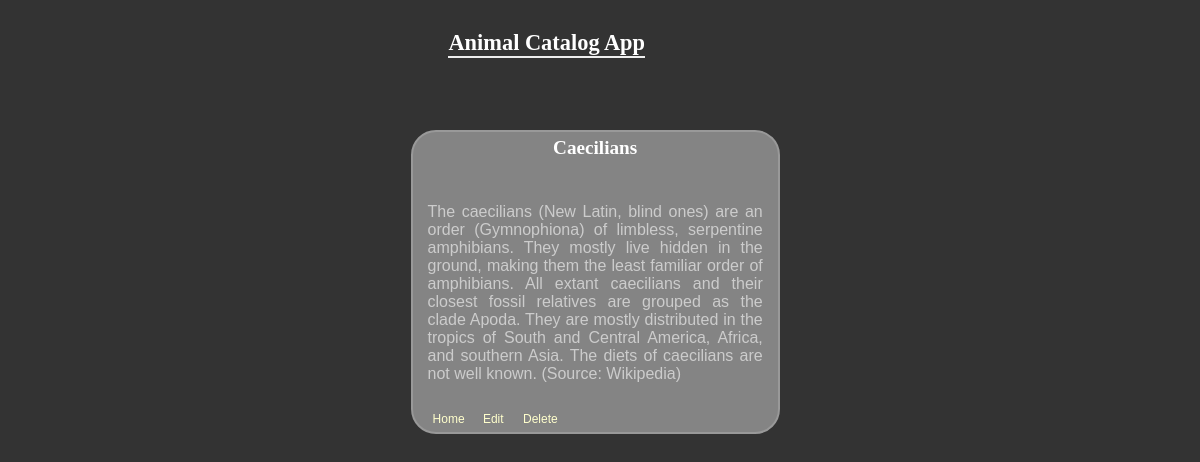
The page /catalog/Amphibians/3/show on the database its author committed.
### database_setup.py (models this page shows)
class Items(Base):
    __tablename__ = 'items'
    name = Column(String(80), nullable=False)
    id = Column(Integer, primary_key=True)
    description = Column(String(250))
    category_id = Column(Integer, ForeignKey('categories.id'))
    categories = relationship(Categories)

### project.py (the view)
@app.route('/catalog/<string:category_name>/<int:item_id>/show')
def itemDetail(category_name, item_id):
    category = session.query(Categories).filter_by(name=category_name).one()
    item = session.query(Items).filter_by(id=item_id).one()
    return render_template('detail.html', item=item, category_name=category_name)

### templates/detail.html
<html>
	<head>
		<link rel=stylesheet type=text/css href="{{ url_for('static', filename='styles.css') }}">
	</head>
	<body>
		<div class = 'header center'>
			<h1>Animal Catalog App</h1>
		</div>
		<div class = 'pane center'>
			<div class = 'header'>
				<h2><strong> {{ item.name }} </strong></h2>
			</div>
			<div class='descDiv'><p>{{ item.description }}</p></div>
			<div class = "editdeletepane">
				<a href = '{{ url_for('homePage') }}'> Home </a>
				<a href='{{url_for('editItem', item_id = item.id)}}'>Edit</a>
				<a href='{{url_for('deleteItem', item_id = item.id)}}'>Delete</a>
			</div>
		</div>
	</body>
</html>

### static/styles.css (style rules this page uses)
body { font-family: sans-serif; background-image: url('img3.jpg'); background-color: #333333 }
h1, h2, h3, h4 { color: #FFFFFF; }
h1, h2 { font-family: 'Georgia', serif; margin: 0; }
h1 { border-bottom: 2px solid #eee; font-size: 1.4em; }
h2 { font-size: 1.2em; }
p, dd, dt { color: #CCCCCC; }
a { text-decoration: none; color:#FFFFCC; font-size: .75em; margin-left: 15px; }
.pane { width:30%; float: left; border: 2px solid; border-radius: 25px; padding: 5px; margin: 30px 8%; border-color: #999999; background-color: #848484 }
.center { margin: 30px 34%; }
.header { left:50%; text-align: center; height: 40px; }
.descDiv { text-align: justify; padding: 10px; }
.header h1 { float: left; margin-left: 10%; }

### rows shown on the page
Items: name "Caecilians", description "The caecilians (New Latin, blind ones) are an order (Gymnophiona) of limbless, serpentine amphibians. They mostly live hidden in the ground, making them the least familiar order of amphibians. All extant caecilians and their closest fossil relatives are grouped as the clade Apoda. They are mostly distributed in the tropics of South and Central America, Africa, and southern Asia. The diets of caecilians are not well known. (Source: Wikipedia)"
